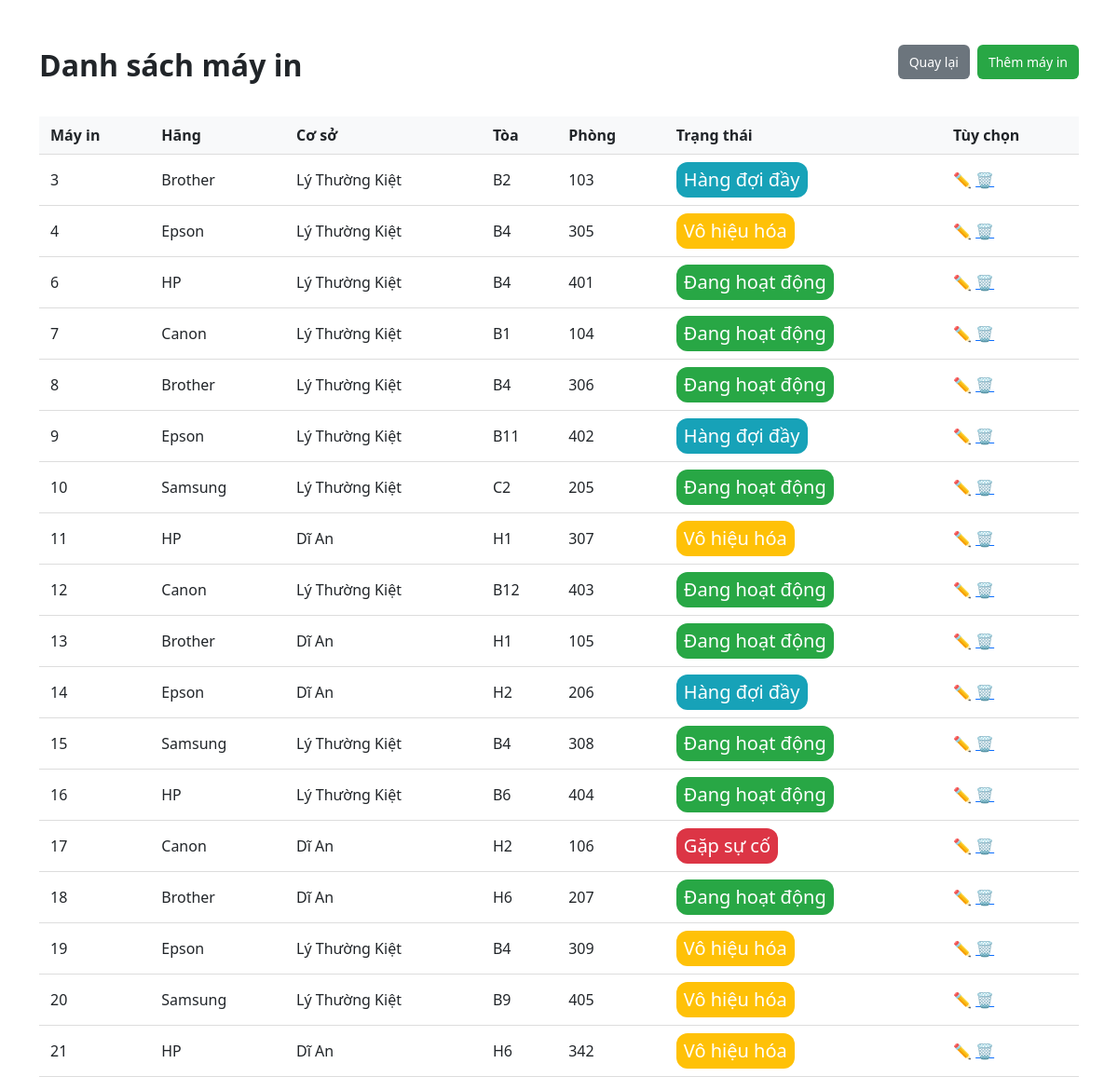
Before: /spso/printer_list/ with the older database file.
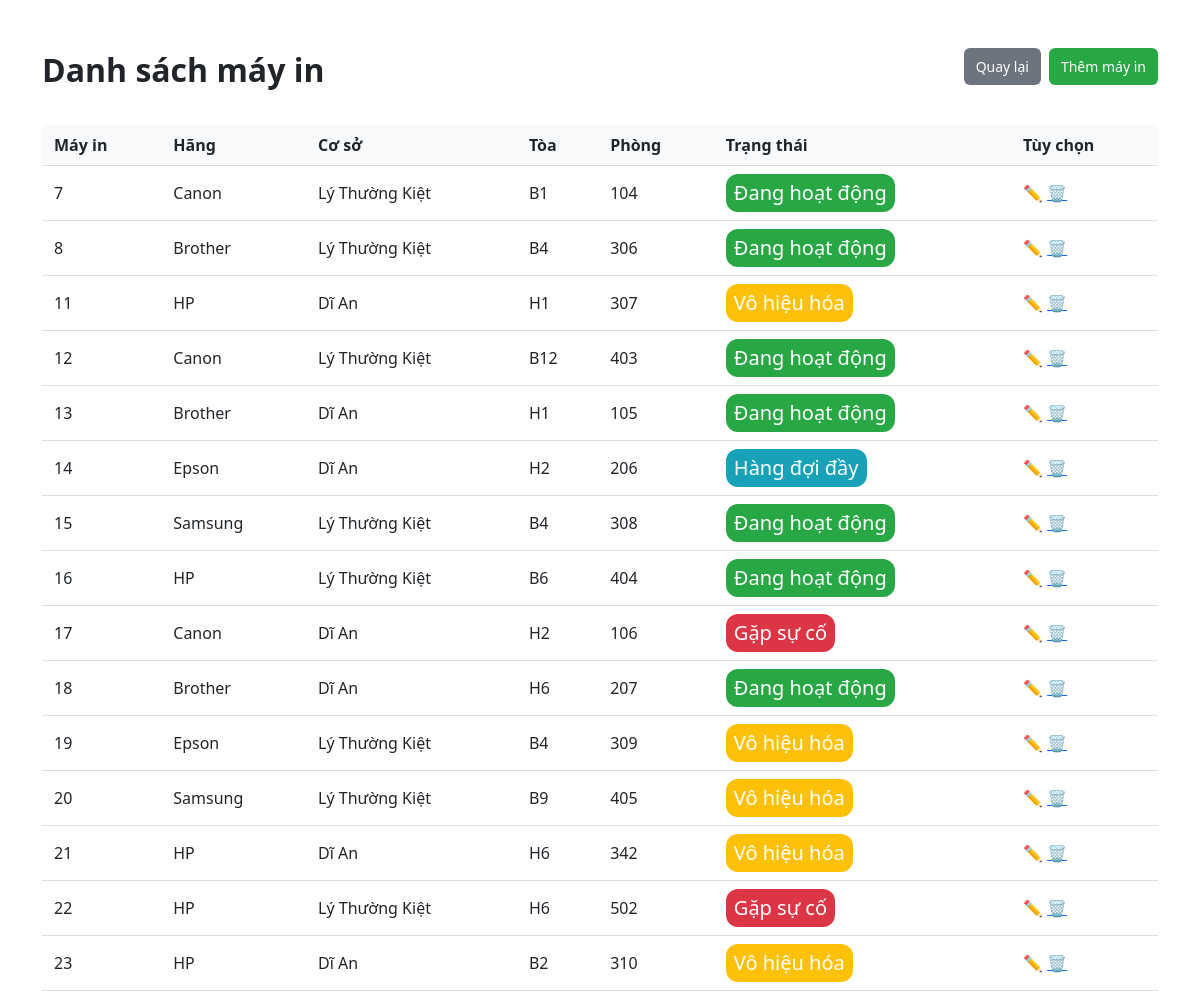
After: the same page with the newer database file.
### base/models.py (models this page shows, shortened)
class Printer(models.Model):
    brand = models.CharField(max_length=20)
    model = models.CharField(max_length=20)
    description = models.TextField(null=True, blank=True)
    building = models.CharField(max_length=10)
    room = models.CharField(max_length=100)
    campus = models.CharField(
        max_length=50,
        choices=Campus,
    )
    status = models.CharField(
        max_length=20,
        choices=PrinterStatus,
        default=('enabled', 'Enabled')
    )
    total_pages_used = models.IntegerField(default=0)

### base/views.py (the view)
# urls.py: path('spso/printer_list/', views.spso_printer_list, name='spso_printer_list'),
def spso_printer_list(request):
    printers = Printer.objects.all()
    status_classes = list()
    for printer in printers:
        if printer.status == 'Đang hoạt động':
            status_classes.append('enabled')
        elif printer.status == 'Vô hiệu hóa':
            status_classes.append('disabled')
        elif printer.status == 'Gặp sự cố':
            status_classes.append('malfunction')
        else:
            status_classes.append('full')
    zipped = zip(printers, status_classes)
    context = {'printers': zipped}
    return render(request, 'base/view_printers.html', context)

### base/templates/base/view_printers.html (shortened to what this page needs)
<!DOCTYPE html>
<html lang="en">
<head>
    <link href="https://cdn.jsdelivr.net/npm/bootstrap@5.3.0/dist/css/bootstrap.min.css" rel="stylesheet">
</head>
<body>
    <div class="container mt-5">
        <div class="d-flex justify-content-between align-items-center mb-4">
            <h2><strong>Danh sách máy in</strong></h2>
            <div class="header-actions">
                <a href="{% url 'spso_home' %}" class="btn btn-secondary">Quay lại</a>
                <a href="{% url 'spso_add_printer' %}" class="btn btn-add">Thêm máy in</a>
            </div>
        </div>
        <div class="text-center">
            <table class="printer-table">
                <thead>
                    <tr>
                        <th>Máy in</th>
                        <th>Hãng</th>
                        <th>Cơ sở</th>
                        <th>Tòa</th>
                        <th>Phòng</th>
                        <th>Trạng thái</th>
                        <th>Tùy chọn</th>
                    </tr>
                </thead>
                <tbody>
                    {% for printer, status_class in printers %}
                    <tr>
                        <td>{{ printer.id }}</td>
                        <td>{{ printer.brand }}</td>
                        <td>{{ printer.campus }}</td>
                        <td>{{ printer.building }}</td>
                        <td>{{ printer.room }}</td>
                        <td>
                            <span class="status {{status_class}}">{{ printer.status }}</span>
                        </td>
                        <td>
                            <div class="text-start">
                                <a href="{% url 'spso_edit_printer' printer.id %}" class="edit-btn">✏️</a>
                                <a href="{% url 'spso_delete_printer' printer.id %}" class="delete-btn">🗑️</a>
                            </div>
                        </td>
                    </tr>
                    {% endfor %}
                </tbody>
            </table>
        </div>
    </div>
</body>
</html>

### base/templates/base/view_printers.html (style rules this page uses)
.header-actions { display: flex; gap: 8px; margin-bottom: 16px; }
.btn { padding: 8px 12px; border: none; cursor: pointer; color: white; font-size: 14px; }
.btn-add { background-color: #28a745; }
.printer-table { width: 100%; border-collapse: collapse; }
.printer-table th, .printer-table td { padding: 8px 12px; text-align: left; border-bottom: 1px solid #ddd; }
.printer-table th { background-color: #f8f9fa; font-weight: bold; }
.status { padding: 4px 8px; border-radius: 12px; font-size: 20px; text-align: center; color: white; display: inline-block; }
.status.full { background-color: #17a2b8; }
.status.disabled { background-color: #ffc107; }
.status.malfunction { background-color: #dc3545; }
.status.enabled { background-color: #28a745; }
.edit-btn { color: #007bff; text-decoration: none; font-size: 16px; }

Changed rows visible on the page:
removed Printer: id "3", brand "Brother", campus "Lý Thường Kiệt", building "B2", room "103", status "Hàng đợi đầy"
removed Printer: id "4", brand "Epson", campus "Lý Thường Kiệt", building "B4", room "305", status "Vô hiệu hóa"
removed Printer: id "6", brand "HP", campus "Lý Thường Kiệt", building "B4", room "401", status "Đang hoạt động"
removed Printer: id "9", brand "Epson", campus "Lý Thường Kiệt", building "B11", room "402", status "Hàng đợi đầy"
removed Printer: id "10", brand "Samsung", campus "Lý Thường Kiệt", building "C2", room "205", status "Đang hoạt động"
added Printer: id "22", brand "HP", campus "Lý Thường Kiệt", building "H6", room "502", status "Gặp sự cố"
added Printer: id "23", brand "HP", campus "Dĩ An", building "B2", room "310", status "Vô hiệu hóa"
